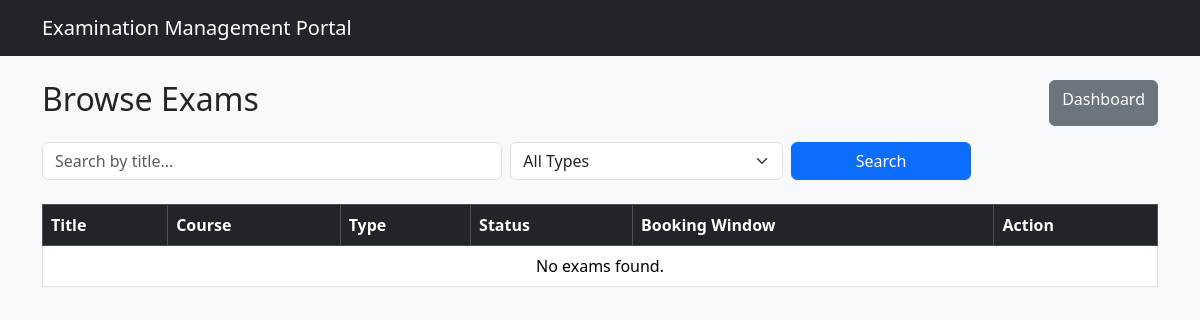
Before: /student/exams (signed in) with the older database file.
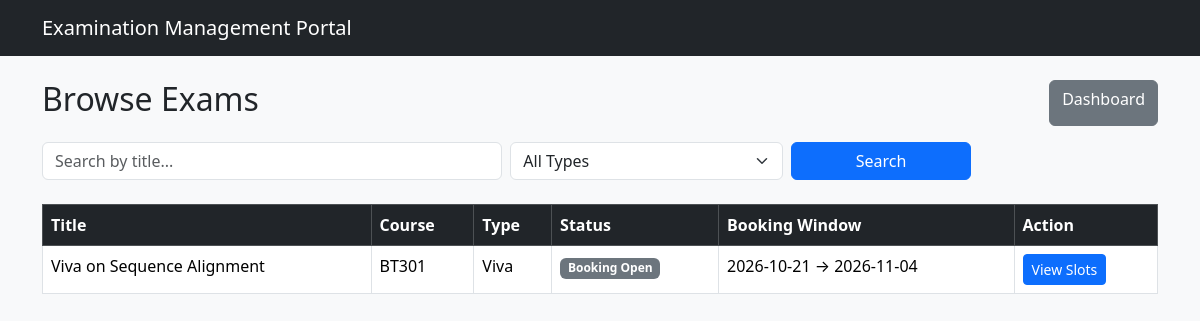
After: the same page with the newer database file.
### models.py (models this page shows)
class Exam(db.Model):
    __tablename__ = 'exams'
    id = db.Column(db.Integer, primary_key=True)
    course_id = db.Column(db.Integer, db.ForeignKey('courses.id'), nullable=False)
    title = db.Column(db.String(150), nullable=False)
    exam_type = db.Column(db.String(30), nullable=False)  # Viva / Practical / Project Demo / Assessment
    status = db.Column(db.String(30), default='Draft')    # Draft / Slot Creation / Booking Open / Closed / Completed
    description = db.Column(db.Text)
    slot_creation_start = db.Column(db.DateTime)
    slot_creation_end   = db.Column(db.DateTime)
    booking_start       = db.Column(db.DateTime)
    booking_end         = db.Column(db.DateTime)
    created_at = db.Column(db.DateTime, default=datetime.utcnow)
    rubrics = db.relationship('Rubric', backref='exam', lazy=True, cascade='all, delete-orphan')
    slots   = db.relationship('Slot', backref='exam', lazy=True)
    bookings = db.relationship('Booking', backref='exam', lazy=True)
    assigned_examiners = db.relationship('ExamExaminer', backref='exam', lazy=True)

class Course(db.Model):
    __tablename__ = 'courses'
    id = db.Column(db.Integer, primary_key=True)
    code = db.Column(db.String(20), unique=True, nullable=False)
    name = db.Column(db.String(150), nullable=False)
    description = db.Column(db.Text)
    created_at = db.Column(db.DateTime, default=datetime.utcnow)
    exams = db.relationship('Exam', backref='course', lazy=True)

### routes/student.py (the view)
@student_bp.route('/exams')
@role_required('student')
def exams():
    q = request.args.get('q', '').strip()
    exam_type = request.args.get('type', '')
    query = Exam.query.filter(Exam.status.in_(['Booking Open', 'Closed', 'Completed']))
    if q:
        query = query.filter(Exam.title.ilike(f'%{q}%'))
    if exam_type:
        query = query.filter_by(exam_type=exam_type)
    exams = query.order_by(Exam.title).all()
    return render_template('student/exams.html', exams=exams, q=q, exam_type=exam_type)

### app.py (called while the page is built)
@login_manager.user_loader
def load_user(user_id):
    return User.query.get(int(user_id))

### templates/student/exams.html (shortened to what this page needs)
{% extends "base.html" %}
{% block content %}
<div class="d-flex justify-content-between mb-3">
  <h2>Browse Exams</h2>
  <a href="{{ url_for('student.dashboard') }}" class="btn btn-secondary">Dashboard</a>
</div>
<form method="GET" class="row g-2 mb-4">
  <div class="col-md-5">
    <input type="text" name="q" class="form-control" placeholder="Search by title..." value="{{ q }}">
  </div>
  <div class="col-md-3">
    <select name="type" class="form-select">
      <option value="">All Types</option>
    </select>
  </div>
  <div class="col-md-2">
    <button class="btn btn-primary w-100">Search</button>
  </div>
</form>
<table class="table table-bordered table-hover">
  <thead class="table-dark">
    <tr>
      <th>Title</th>
      <th>Course</th>
      <th>Type</th>
      <th>Status</th>
      <th>Booking Window</th>
      <th>Action</th>
    </tr>
  </thead>
  <tbody>
    {% for e in exams %}
    <tr>
      <td>{{ e.title }}</td>
      <td>{{ e.course.code }}</td>
      <td>{{ e.exam_type }}</td>
      <td><span class="badge bg-secondary">{{ e.status }}</span></td>
      <td>
        {% if e.booking_start %}
          {{ e.booking_start.strftime('%Y-%m-%d') }} → {{ e.booking_end.strftime('%Y-%m-%d') if e.booking_end else '?' }}
        {% else %}-{% endif %}
      </td>
      <td>
        <a href="{{ url_for('student.exam_slots', exam_id=e.id) }}" class="btn btn-sm btn-primary">View Slots</a>
      </td>
    </tr>
    {% else %}
    <tr><td colspan="6" class="text-center">No exams found.</td></tr>
    {% endfor %}
  </tbody>
</table>
{% endblock %}

Changed rows visible on the page:
now on this page (row edited): Exam: title "Viva on Sequence Alignment", course.code "BT301", exam_type "Viva", status "Booking Open", booking_start "2026-10-21", booking_end "2026-11-04"
Other visible differences:
text no longer shown: "No exams found."
